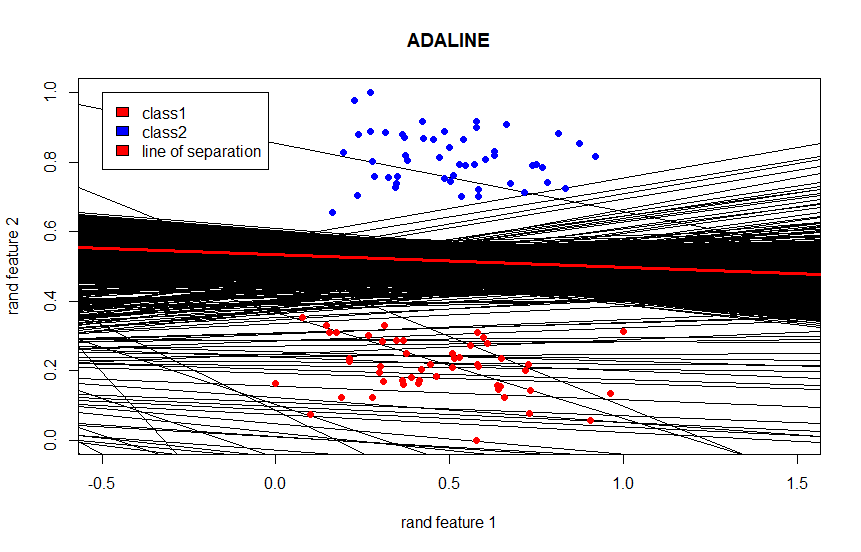

Source code (R):
Adaline <- function(objects = 200){
  sigma1 <- matrix(c(5, 0, 0, 1),2,2)
  sigma2 <- matrix(c(5, 0, 0, 1),2,2)
  mu1 <- c(0,0)
  mu2 <- c(0,7)
  x1 <- mvrnorm(n = objects, mu1, sigma1)
  x2 <- mvrnorm(n = objects, mu2, sigma2)
  
  xy1 <- cbind(x1, -1)
  xy2 <- cbind(x2, -1)
  xy1 <- cbind(xy1,1) 
  xy2 <- cbind(xy2,2) 
  
  xl <- rbind(xy1,xy2)
  l <- dim(xl)[1]
  colors <- c("red", "blue")
  
  print(min(xl[,2]))
 
  #Normalization
  xl[,1] <-  (xl[,1] - min(xl[,1]))/(max(xl[,1]) - min(xl[,1]))
  xl[,2] <-  (xl[,2] - min(xl[,2]))/(max(xl[,2]) - min(xl[,2]))
  plot(xl[,1],xl[,2], pch = 21,main = "ADALINE", xlab = 'rand feature 1', ylab= 'rand feature 2', col = colors[xl[,4]], asp = 1, bg=colors[xl[,4]])
  
  stochGrad(xl, 0.1, 0.5)
  points(xl[,1],xl[,2], pch = 21, col = colors[xl[,4]], bg=colors[xl[,4]], asp = 1)
}

loseFunction <- function(x){
  return ((1 - x)^2) 
}

getQ <- function(xl, w){
    new_classes <- xl[,4]
    for(i in 1 : dim(xl)[1]){
        if(new_classes[i] == 1){
            new_classes[i] = -1
        } else {
            new_classes[i] = 1
        }
    }
    res <- 0
    for(i in 1 : dim(xl)[1]){
        res <- res + (loseFunction(crossprod(xl[i,1:3],w) * new_classes[i]))
    }
    return(res)
}

stochGrad <- function(xl, teta, lamda){
      new_classes <- xl[,4]
      for(i in 1 : dim(xl)[1]){
        if(new_classes[i] == 1){
          new_classes[i] = -1
        } else {
          new_classes[i] = 1
        }
      }
      
     l <- dim(xl)[1]
     n <- dim(xl)[2]-1 
     w <- c();
     w <- runif(n, -1/(2*n), 1/(2*n))
     Q <- getQ(xl, w)
     Q_old <- Inf
     print(Q)
     cnt <- 0
     while(abs(Q_old - Q) > 0.00001){
       ind <- sample(1 : l, 1)
       x_rand <- xl[ind,]  
       eps <- (loseFunction(crossprod(x_rand[1:3],w) * new_classes[ind])) 
       w <- w - teta * (crossprod(x_rand[1:3],w) - new_classes[ind]) * x_rand[1:3]
       cnt <- cnt + 1
       Q_old <- Q
       Q <- (1 - lamda)*Q + lamda*eps
       cat("Conv diff on ", cnt, " iteration: ", abs(Q_old - Q), "\n")
       abline(w[3]/w[2],-w[1]/w[2], col = "black")
     }
     abline(w[3]/w[2],-w[1]/w[2], col="red", lwd = 3)
     legend(-0.5,1,c("class1","class2", "line of separation"),c("class1" = "red", "class2" = "blue", "line of separation" = "red"))
     cat("it took ", cnt, " iterations to converge \n")
}
